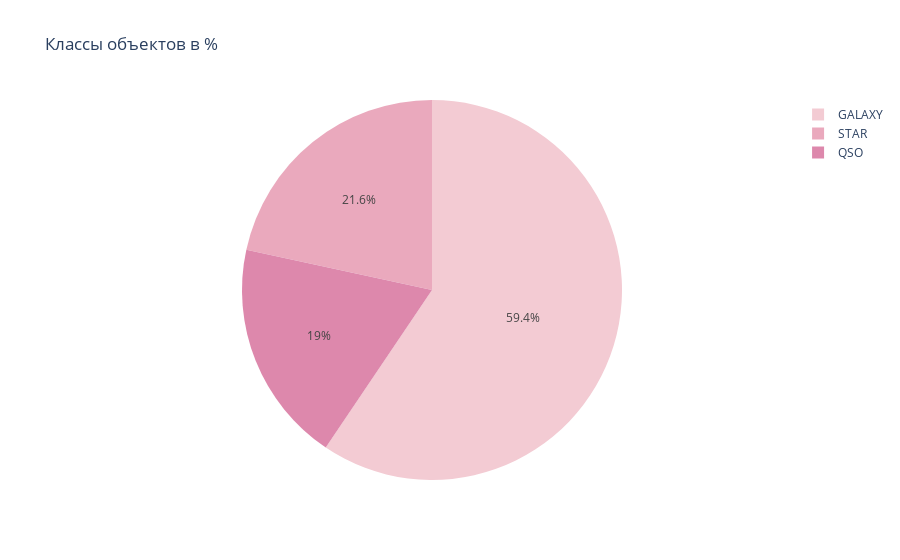

Notebook cell for this chart:
### Code cell
import plotly.express as px
genre_counts = data['class'].value_counts().reset_index()
genre_counts.columns = ['class', 'Count']
fig = px.pie(genre_counts, names='class', values='Count', title='Классы объектов в %',color_discrete_sequence=px.colors.sequential.Magenta)
fig.show()

### Figure 1 — Plotly figure (JSON) as saved in the notebook; plotly's stock layout.template omitted (floating-point values rounded to 4 significant figures)
{"data": [{"domain": {"x": [0, 1], "y": [0, 1]}, "hovertemplate": "class=%{label}<br>Count=%{value}<extra></extra>", "labels": ["GALAXY", "STAR", "QSO"], "legendgroup": "", "name": "", "showlegend": true, "type": "pie", "values": [59445, 21594, 18961]}], "layout": {"legend": {"tracegroupgap": 0}, "piecolorway": ["rgb(243, 203, 211)", "rgb(234, 169, 189)", "rgb(221, 136, 172)", "rgb(202, 105, 157)", "rgb(177, 77, 142)", "rgb(145, 53, 125)", "rgb(108, 33, 103)"], "title": {"text": "Классы объектов в %"}}}
